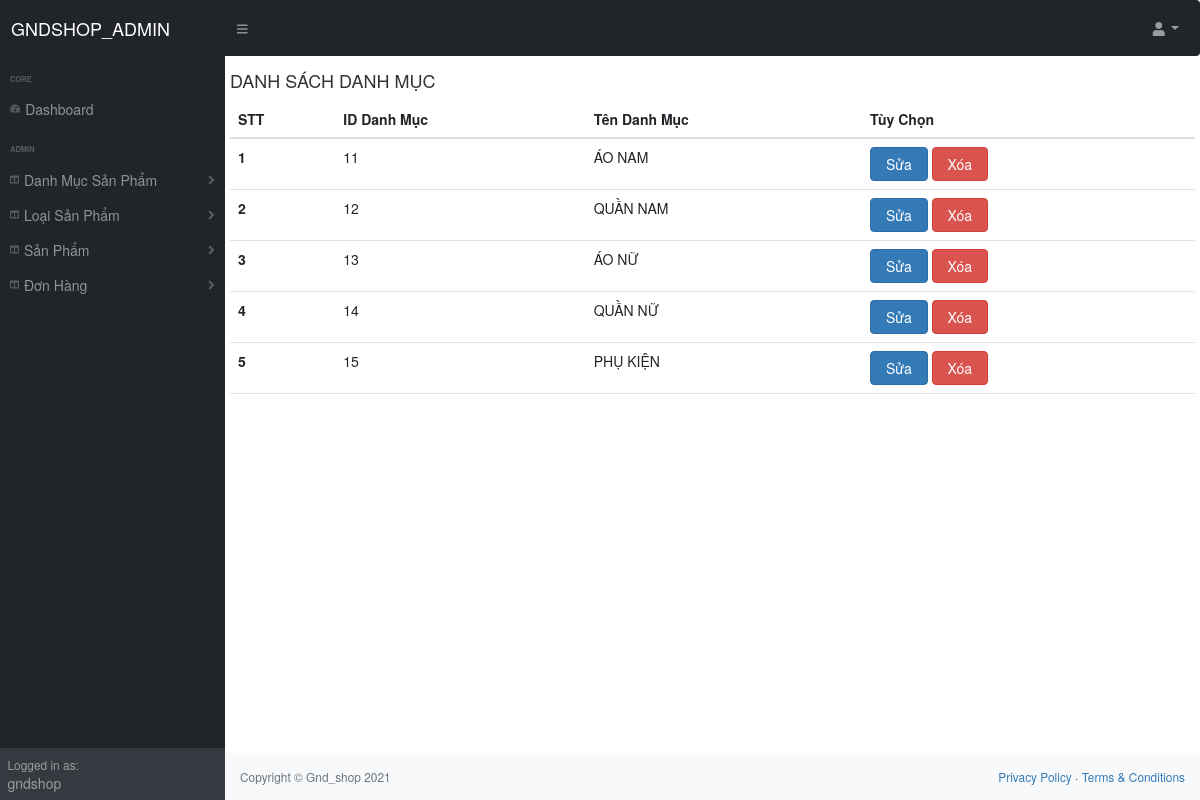
Page /adminpage/index.php?action=quanlydanhmuc&query=xem (signed in) on the committed database.
### tables this page shows
CREATE TABLE `danhmucsp` (
  `ID_DanhMucSp` int(11) NOT NULL,
  `Ten_DanhMucSp` varchar(250) NOT NULL
);

### adminpage/modules/quanlydanhmuc/xemdanhmuc.php (the view)
<?php
	 $sql_xemdanhmuc = "SELECT * FROM danhmucsp ORDER BY ID_DanhMucSp";
	 $query_xemdanhmuc = mysqli_query($mysqli,$sql_xemdanhmuc);
?>
<div class="p-2">
	<h4>DANH SÁCH DANH MỤC</h4>
	<table class="table">
	  <thead>
	    <tr>
	      <th scope="col">STT</th>
	      <th scope="col">ID Danh Mục</th>
	      <th scope="col">Tên Danh Mục</th>
	      <th scope="col">Tùy Chọn</th>
	    </tr>
	  </thead>
	  <tbody>
		<?php
			$i = 0;
			while($row = mysqli_fetch_array($query_xemdanhmuc)){
			$i++;
 		?>
	    <tr>
	      <th scope="row"><?php echo $i ?></th>
	      <td><?php echo $row['ID_DanhMucSp'] ?></td>
	      <td><?php echo $row['Ten_DanhMucSp'] ?></td>
	      <td>
	      		<a href="?action=quanlydanhmuc&query=sua&iddanhmuc=<?php echo $row['ID_DanhMucSp'] ?>"class="btn btn-primary px-4">Sửa</a>
	      		<a href="modules/quanlydanhmuc/xulydanhmuc.php?iddanhmuc=<?php echo $row['ID_DanhMucSp'] ?>" class="btn btn-danger px-4">Xóa</a>
	      </td>
	    </tr>
	    <?php
	    	}
	    ?>
	  </tbody>
	</table>
</div>

### rows in the picture
danhmucsp: ID_DanhMucSp "11", Ten_DanhMucSp "ÁO NAM"
danhmucsp: ID_DanhMucSp "12", Ten_DanhMucSp "QUẦN NAM"
danhmucsp: ID_DanhMucSp "13", Ten_DanhMucSp "ÁO NỮ"
danhmucsp: ID_DanhMucSp "14", Ten_DanhMucSp "QUẦN NỮ"
danhmucsp: ID_DanhMucSp "15", Ten_DanhMucSp "PHỤ KIỆN"

### other values in the picture
$_SESSION['dangnhapad'] "gndshop"
